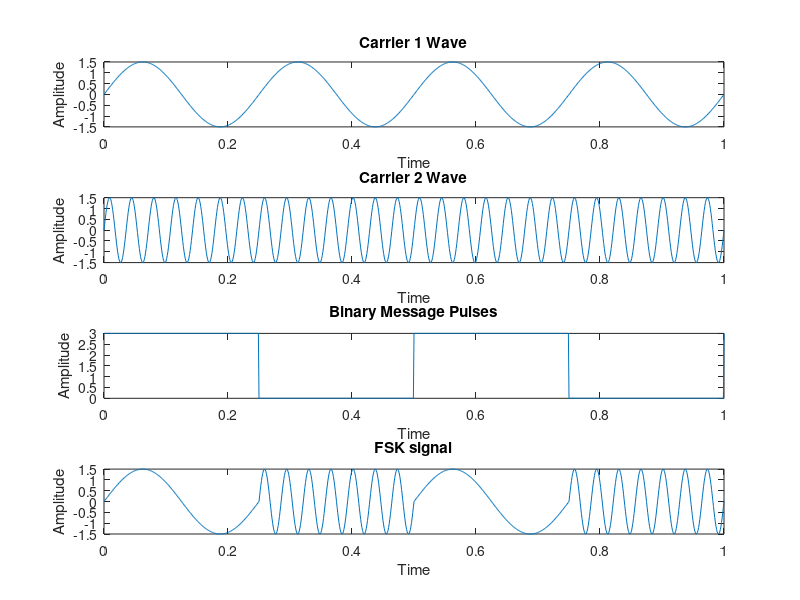

MATLAB code for this plot:
clc
clear all
fc1=4;
fc2=28;
fp=2;
amp=3;
amp=amp/2;

t=0:0.001:1;
c1=amp.*sin(2*pi*fc1*t);
c2=amp.*sin(2*pi*fc2*t);

subplot(4,1,1);
plot(t,c1)
xlabel('Time')
ylabel('Amplitude')
title('Carrier 1 Wave')

subplot(4,1,2)
plot(t,c2)
xlabel('Time')
ylabel('Amplitude')
title('Carrier 2 Wave')

m=amp.*square(2*pi*fp*t)+amp;

subplot(4,1,3)
plot(t,m)
xlabel('Time')
ylabel('Amplitude')
title('Binary Message Pulses')

for i=0:1000
    if m(i+1)==0
        fsk(i+1)=c2(i+1);
        else
        fsk(i+1)=c1(i+1);
    end
end

subplot(4,1,4)
plot(t,fsk)
xlabel('Time')
ylabel('Amplitude')
title('FSK signal')